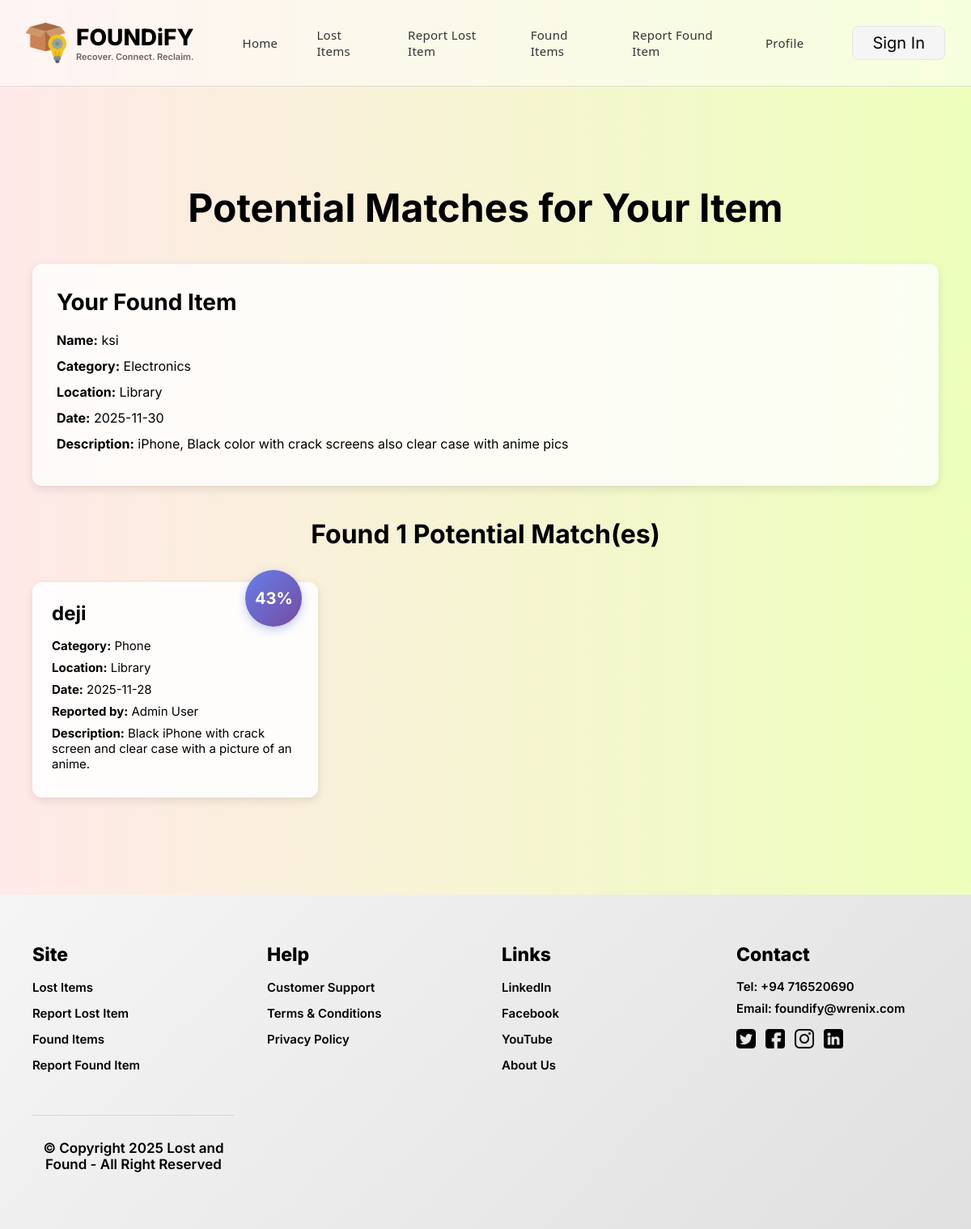
The page /matches/F001/found on the database as committed earlier.
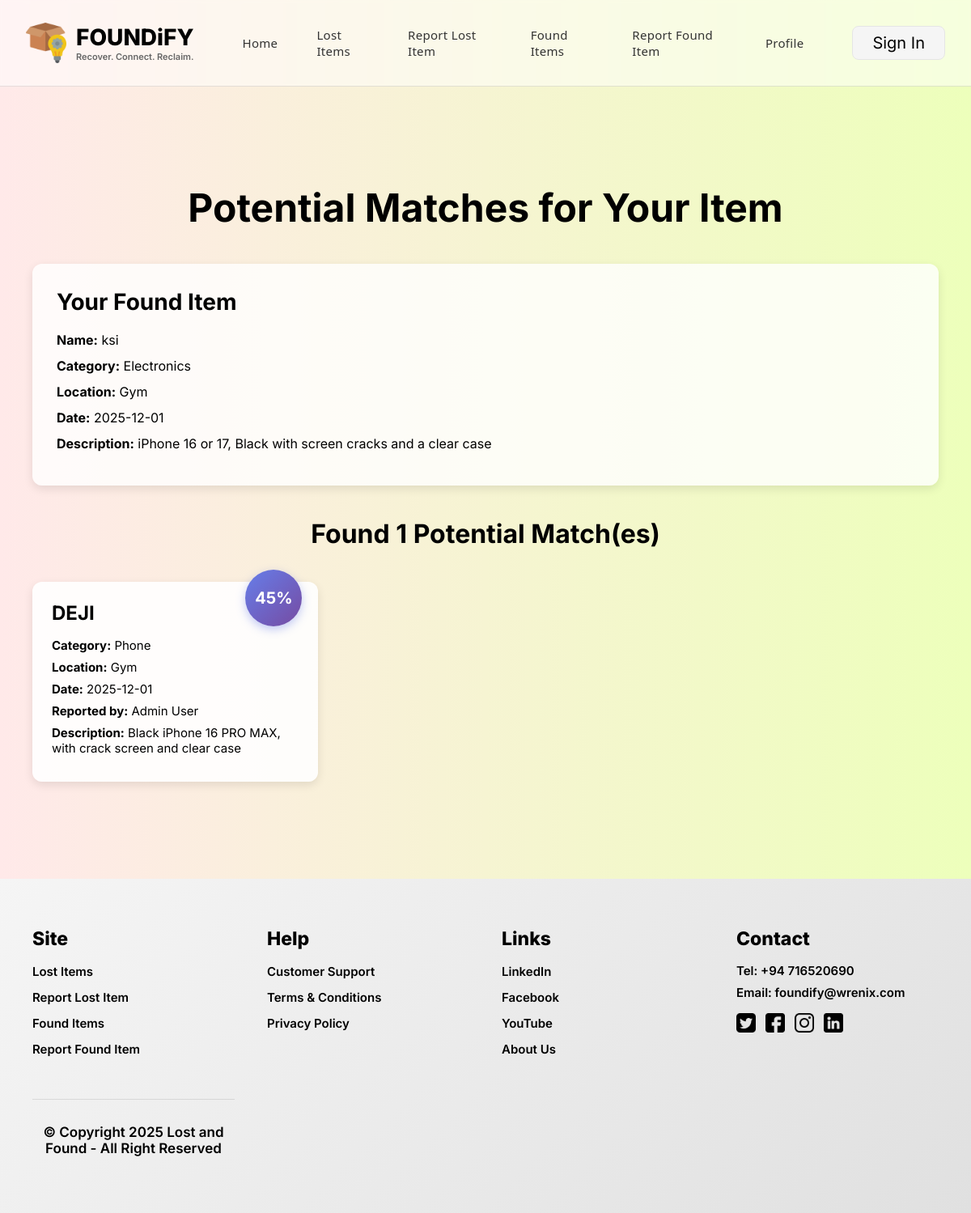
The same page on the database as committed later.
### models.py (models this page shows, shortened)
class FoundItem(db.Model):
    id = db.Column(db.Integer, primary_key=True)
    item_id = db.Column(db.String(20), unique=True, nullable=False)
    name = db.Column(db.String(200), nullable=False)
    desc = db.Column(db.Text, nullable=False)
    category = db.Column(db.String(100), nullable=False)
    location = db.Column(db.String(200), nullable=False)
    date = db.Column(db.String(20), nullable=False)
    photo = db.Column(db.String(200))
    created_at = db.Column(db.DateTime, default=datetime.utcnow)
    user_id = db.Column(db.Integer, db.ForeignKey('user.id'), nullable=False)

class LostItem(db.Model):
    id = db.Column(db.Integer, primary_key=True)
    item_id = db.Column(db.String(20), unique=True, nullable=False)
    name = db.Column(db.String(200), nullable=False)
    desc = db.Column(db.Text, nullable=False)
    category = db.Column(db.String(100), nullable=False)
    location = db.Column(db.String(200), nullable=False)
    date = db.Column(db.String(20), nullable=False)
    photo = db.Column(db.String(200))
    created_at = db.Column(db.DateTime, default=datetime.utcnow)
    user_id = db.Column(db.Integer, db.ForeignKey('user.id'), nullable=False)

class User(db.Model):
    id = db.Column(db.Integer, primary_key=True)
    username = db.Column(db.String(80), unique=True, nullable=False)
    name = db.Column(db.String(120), nullable=False)
    email = db.Column(db.String(120), unique=True, nullable=False)
    password_hash = db.Column(db.String(200), nullable=False)
    created_at = db.Column(db.DateTime, default=datetime.utcnow)
    lost_items = db.relationship('LostItem', backref='reporter', lazy=True)
    found_items = db.relationship('FoundItem', backref='reporter', lazy=True)

### app.py (the view)
@app.route('/matches/<item_id>/<item_type>')
def view_matches(item_id, item_type):
    is_lost = (item_type == 'lost')
    if is_lost:
        item = LostItem.query.filter_by(item_id=item_id).first()
    else:
        item = FoundItem.query.filter_by(item_id=item_id).first()
    if not item:
        flash('Item not found. Please try again.', 'error')
        if is_lost:
            return redirect(url_for('lost_items'))
        else:
            return redirect(url_for('found_items'))
    if is_lost:
        target_items = FoundItem.query.all()
    else:
        target_items = LostItem.query.all()
    matches = []
    for target_item in target_items:
        score = 0
        from difflib import SequenceMatcher
        name_sim = SequenceMatcher(None, item.name.lower(), target_item.name.lower()).ratio()
        score += name_sim * 40
        desc_sim = SequenceMatcher(None, item.desc.lower(), target_item.desc.lower()).ratio()
        score += desc_sim * 20
        if item.category.lower() == target_item.category.lower():
            score += 20
        if item.location.lower() == target_item.location.lower():
            score += 15
        try:
            from datetime import datetime
            date1 = datetime.strptime(item.date, '%Y-%m-%d')
            date2 = datetime.strptime(target_item.date, '%Y-%m-%d')
            days_diff = abs((date1 - date2).days)
            if days_diff <= 7:
                score += 5 * (1 - days_diff / 7)
        except:
            pass
        if score >= 30:
            matches.append({
                'item': target_item,
                'score': int(score)
            })
    matches.sort(key=lambda x: x['score'], reverse=True)
    return render_template('matches.html',
                         item=item,
                         matches=matches[:10],  # Top 10 matches
                         item_type=item_type)

### templates/matches.html (shortened to what this page needs)
{% extends "base.html" %}
{% block content %}
<div class="matches-page">
    <div class="container">
        <h1>Potential Matches for Your Item</h1>
        <div class="original-item">
            <h2>Your {{ item_type|capitalize }} Item</h2>
            <div class="item-details">
                <p><strong>Name:</strong> {{ item.name }}</p>
                <p><strong>Category:</strong> {{ item.category }}</p>
                <p><strong>Location:</strong> {{ item.location }}</p>
                <p><strong>Date:</strong> {{ item.date }}</p>
                <p><strong>Description:</strong> {{ item.desc }}</p>
            </div>
        </div>
        {% if matches %}
        <h2 style="text-align: center; margin-bottom: 40px; font-size: 32px;">Found {{ matches|length }} Potential Match(es)</h2>
        <div class="matches-grid">
            {% for match in matches %}
            <div class="match-card">
                <div class="match-score">
                    <div class="score-circle">
                        {% if match.score %}
                            {{ match.score }}%
                        {% elif match['score'] %}
                            {{ match['score'] }}%
                        {% else %}
                            N/A
                        {% endif %}
                    </div>
                </div>
                {% set matched_item = match.item if match.item else match['item'] %}
                <div class="match-details">
    <h3>{{ matched_item.name }}</h3>
    <p><strong>Category:</strong> {{ matched_item.category }}</p>
    <p><strong>Location:</strong> {{ matched_item.location }}</p>
    <p><strong>Date:</strong> {{ matched_item.date }}</p>
    <p><strong>Reported by:</strong> {{ matched_item.reporter.name }}</p>
    <p><strong>Description:</strong> {{ matched_item.desc[:150] }}{% if matched_item.desc|length > 150 %}...{% endif %}</p>
</div>
            </div>
            {% endfor %}
        </div>
        {% endif %}
    </div>
</div>
{% endblock %}

Rows that differ between the two databases and show on the page:
changed FoundItem "ksi": location "Library" → "Gym"; date "2025-11-30" → "2025-12-01"; desc "iPhone, Black color with crack screens also clear case with anime pics" → "iPhone 16 or 17, Black with screen cracks and a clear case"
Other text that changed with them:
new list line: "45 % Category: Location: Date: Reported by: Description:"
new list line: "DEJI Phone Gym 2025-12-01 Black iPhone 16 PRO MAX, with crack screen and clear case"
new list line: "Admin User"
list line gone: "43 % Category: Location: Date: Reported by: Description:"
list line gone: "deji Phone Library 2025-11-28 Black iPhone with crack screen and clear case with a picture of an anime."
list line gone: "Admin User"
